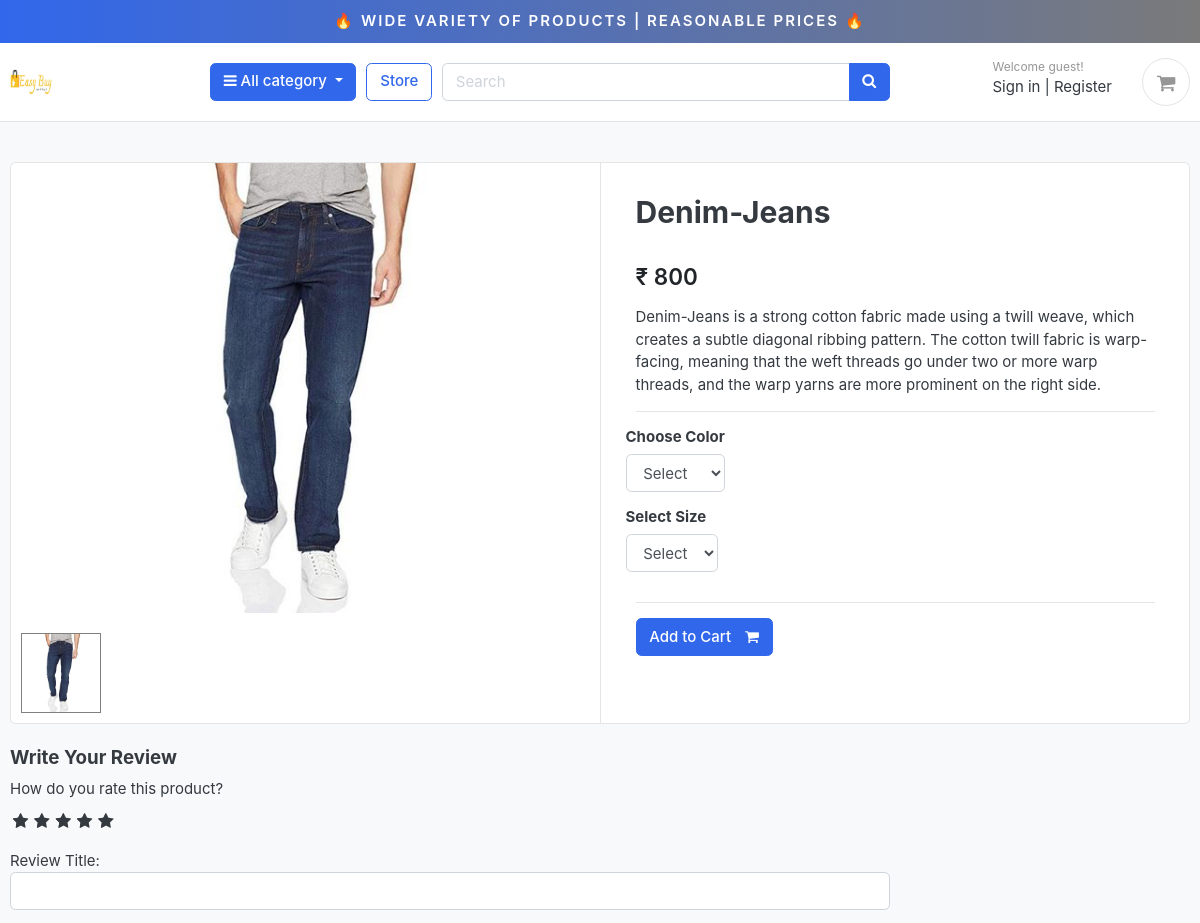
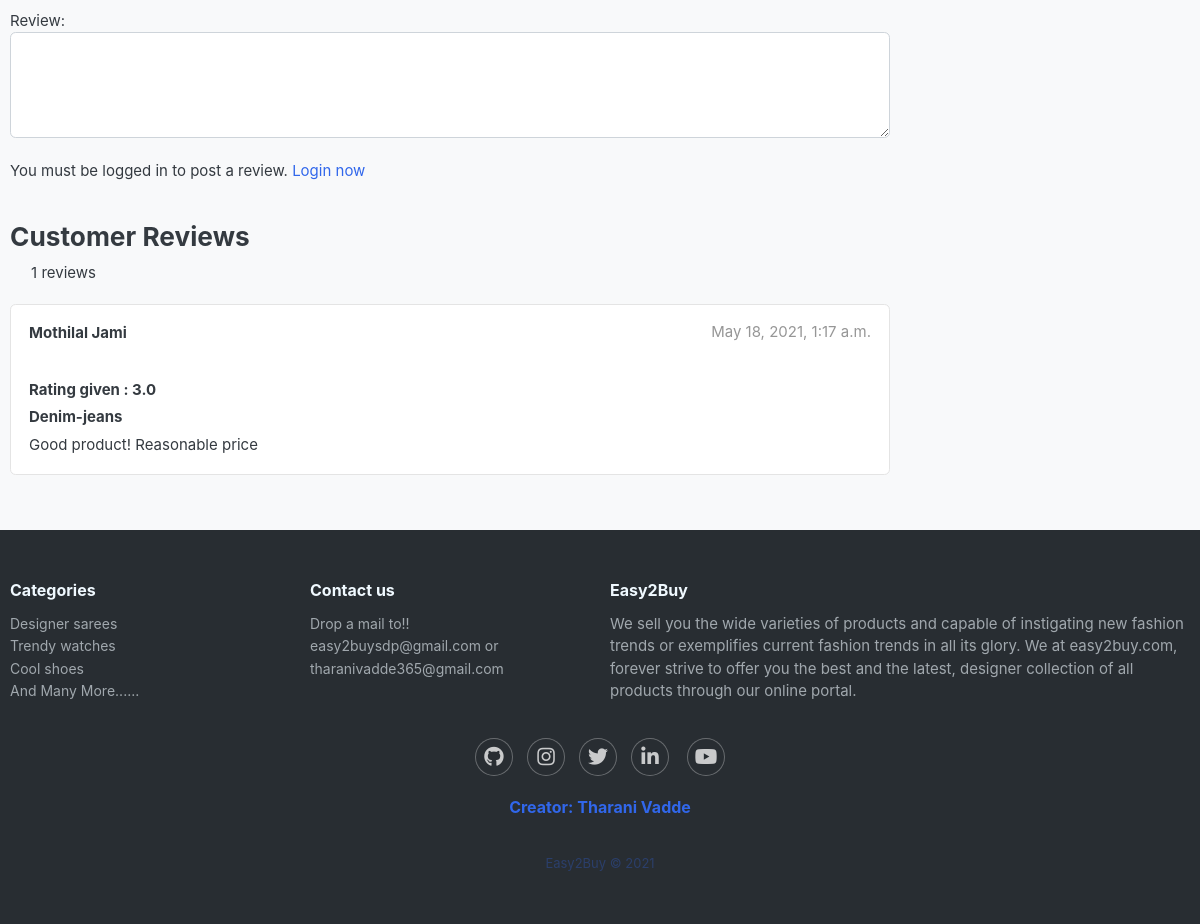
/store/category/jeans/atx-jeans/, run on the app's committed database (2 pictures, top to bottom).
### store/models.py (models this page shows, shortened)
class Product(models.Model):
    product_name    = models.CharField(max_length=200, unique=True)
    slug            = models.SlugField(max_length=200, unique=True)
    description     = models.TextField(max_length=500, blank=True)
    price           = models.IntegerField()
    images          = models.ImageField(upload_to='photos/products')
    stock           = models.IntegerField()
    is_available    = models.BooleanField(default=True)
    category        = models.ForeignKey(Category, on_delete=models.CASCADE)
    created_date    = models.DateTimeField(auto_now_add=True)
    modified_date   = models.DateTimeField(auto_now=True)
    def countReview(self):
        reviews = ReviewRating.objects.filter(product=self, status=True).aggregate(count=Count('id'))
        count = 0
        if reviews['count'] is not None:
            count = int(reviews['count'])
        return count

class ReviewRating(models.Model):
    product = models.ForeignKey(Product, on_delete=models.CASCADE)
    user = models.ForeignKey(Account, on_delete=models.CASCADE)
    subject = models.CharField(max_length=100, blank=True)
    review = models.TextField(max_length=500, blank=True)
    rating = models.FloatField()
    ip = models.CharField(max_length=20, blank=True)
    status = models.BooleanField(default=True)
    created_at = models.DateTimeField(auto_now_add=True)
    updated_at = models.DateTimeField(auto_now=True)

### accounts/models.py (models this page shows, shortened)
class Account(AbstractBaseUser):
    first_name      = models.CharField(max_length=50)
    last_name       = models.CharField(max_length=50)
    username        = models.CharField(max_length=50, unique=True)
    email           = models.EmailField(max_length=100, unique=True)
    phone_number    = models.CharField(max_length=50)
    date_joined     = models.DateTimeField(auto_now_add=True)
    last_login      = models.DateTimeField(auto_now_add=True)
    is_admin        = models.BooleanField(default=False)
    is_staff        = models.BooleanField(default=False)
    is_active        = models.BooleanField(default=False)
    is_superadmin        = models.BooleanField(default=False)
    USERNAME_FIELD = 'email'
    REQUIRED_FIELDS = ['username', 'first_name', 'last_name']
    objects = MyAccountManager()
    def full_name(self):
        return f'{self.first_name} {self.last_name}'

### store/views.py (the view)
# urls.py: path('category/<slug:category_slug>/<slug:product_slug>/', views.product_detail, name='product_detail'),
def product_detail(request, category_slug, product_slug):
    try:
        single_product = Product.objects.get(category__slug=category_slug, slug=product_slug)
        in_cart = CartItem.objects.filter(cart__cart_id=_cart_id(request), product=single_product).exists()
    except Exception as e:
        raise e
    if request.user.is_authenticated:
        try:
            orderproduct = OrderProduct.objects.filter(user=request.user, product_id=single_product.id).exists()
        except OrderProduct.DoesNotExist:
            orderproduct = None
    else:
        orderproduct = None
    reviews = ReviewRating.objects.filter(product_id=single_product.id, status=True)
    product_gallery = ProductGallery.objects.filter(product_id=single_product.id)
    context = {
        'single_product': single_product,
        'in_cart'       : in_cart,
        'orderproduct': orderproduct,
        'reviews': reviews,
        'product_gallery': product_gallery,
    }
    return render(request, 'store/product_detail.html', context)

### carts/views.py (called while the page is built)
def _cart_id(request):
    cart = request.session.session_key
    if not cart:
        cart = request.session.create()
    return cart

### category/context_processors.py (called while the page is built)
def menu_links(request):
    links = Category.objects.all()
    return dict(links=links)

### category/models.py (called while the page is built)
    def get_url(self):
            return reverse('products_by_category', args=[self.slug])

### store/models.py (called while the page is built)
    def colors(self):
        return super(VariationManager, self).filter(variation_category='color', is_active=True)

    def sizes(self):
        return super(VariationManager, self).filter(variation_category='size', is_active=True)

### templates/store/product_detail.html (shortened to what this page needs)
{% extends 'base.html' %} {% load static %} {% block content %}
<section class="section-content padding-y bg">
  <div class="container">
    <div class="card">
      <div class="row no-gutters">
        <aside class="col-md-6">
          <article class="gallery-wrap">
            <div class="img-big-wrap mainImage">
              <center><img src="{{ single_product.images.url }}" /></center>
            </div>
          </article>
          <ul class="thumb">
            <li>
              <a href="{{ single_product.images.url }}" target="mainImage"><img src="{{ single_product.images.url }}"
                  alt="Product Image" /></a>
            </li>
          </ul>
        </aside>
        <main class="col-md-6 border-left">
          <form action="{% url 'add_cart' single_product.id %}" method="POST">
            <article class="content-body">
              <h2 class="title">{{ single_product.product_name }}</h2>
              <div class="rating-star">
                <span>
                </span>
              </div>
              <div class="mb-3">
                <var class="price h4">₹ {{single_product.price}}</var>
              </div>
              <p>{{ single_product.description }}</p>
              <hr />
              <div class="row">
                <div class="item-option-select">
                  <h6>Choose Color</h6>
                  <select name="color" class="form-control" required>
                    <option value="" disabled selected>Select</option>
                  </select>
                </div>
              </div>
              <div class="row">
                <div class="item-option-select">
                  <h6>Select Size</h6>
                  <select name="size" class="form-control" required>
                    <option value="" disabled selected>Select</option>
                  </select>
                </div>
              </div>
              <hr />
              {% if single_product.stock <= 0 %} <h5 class="text-danger">Out of Stock</h5>
                {% else %}
                <button type="submit" class="btn btn-primary">
                  <span class="text">Add to Cart</span>
                  <i class="fa fa-shopping-cart"></i>
                </button>
                {% endif %}
            </article>
          </form>
        </main>
      </div>
    </div>
    <br />
    <div class="row">
      <div class="col-md-9">
        <form action="{% url 'submit_review' single_product.id %}" method="POST">
          <h5>Write Your Review</h5>
          <div>
            <label>How do you rate this product?</label>
            <br />
            <div class="rate">
              <input type="radio" name="rating" id="rating10" value="5" required /><label for="rating10"
                title="5"></label>
              <input type="radio" name="rating" id="rating8" value="4" required /><label for="rating8"
                title="4"></label>
              <input type="radio" name="rating" id="rating6" value="3" required /><label for="rating6"
                title="3"></label>
              <input type="radio" name="rating" id="rating4" value="2" required /><label for="rating4"
                title="2"></label>
              <input type="radio" name="rating" id="rating2" value="1" required /><label for="rating2"
                title="1"></label>
            </div>
            <br />
            Review Title:
            <input type="text" class="form-control" name="subject" />
            <br />
            Review:
            <textarea name="review" rows="4" class="form-control"></textarea>
            <br />
            {% if user.is_authenticated %}
            {% if orderproduct %}
            <input type="submit" value="Submit Review" class="btn btn-primary">
            {% else %}
            <p>You must purchase this product to post a review.</p>
            {% endif %}
            {% else %}
            <p>You must be logged in to post a review. <span><a href="{% url 'login' %}">Login now</a></span></p>
            {% endif %}
          </div>
        </form>
        <br />
        <header class="section-heading">
          <h3>Customer Reviews</h3>
          <div class="rating-star">
            <span>
              <span>{{single_product.countReview}} reviews</span>
            </span>
          </div>
        </header>
        {% for review in reviews %}
        <article class="box mb-3">
          <div class="icontext w-100">
            <div class="text">
              <span class="date text-muted float-md-right">{{review.updated_at}}
              </span>
              <h6 class="mb-1">{{review.user.full_name}}</h6>
              <div class="rating-star">
                <span>
                </span>
              </div>
            </div>
          </div>
          <div class="mt-3">
            <h6>Rating given : {{review.rating}}</h6>
            <h6>{{review.subject}}</h6>
            <p>{{review.review}}</p>
          </div>
        </article>
        {% endfor %}
      </div>
    </div>
  </div>
</section>
{% endblock %}

### myecommerce/static/css/ui.css (style rules this page uses)
html { font-family: "Inter", sans-serif; font-size: 15px; }
.content-body { flex: 1 1 auto; padding: 2rem 2.3rem; }
.padding-y { padding-top: 40px; padding-bottom: 40px; }
var { font-style: normal; }
article:after, .form-group:after { display: block; clear: both; content: ""; }
.bg { background-color: #f8f9fa; }
.section-heading { margin-bottom: 20px; margin-top: 15px; }
p:last-child { margin-bottom: 0; }
.btn .text + i { margin-left: 10px; }
.icontext { display: inline-flex; align-items: center; vertical-align: middle; }
.icontext .text { width: 100%; line-height: 1.2; }
.price { font-weight: 600; color: #212529; }
.box { padding: 18px; background: #fff; border-radius: 0.37rem; border: 1px solid #e4e4e4; }
.gallery-wrap .img-big-wrap { margin-bottom: 10px; border-radius: 0.37rem; overflow: hidden; background-color: #fff; }
.gallery-wrap .img-big-wrap img { height: 450px; width: auto; display: inline-block; }
.item-option-select { margin-bottom: 1rem; display: inline-block; margin-right: 15px; }

### myecommerce/static/css/custom.css (style rules this page uses)
.rate { display: inline-block; border: 0; }
.rate > label { float: right; }
.rate > label:before { display: inline-block; font-size: 1.1rem; font-family: FontAwesome; content: "\f005"; margin: 0; padding: 0.3rem 0.2rem; cursor: pointer; }
ul.thumb { margin: 0 auto; padding: 0; float: left; }
ul.thumb li { list-style: none; margin: 10px; }
ul.thumb li img { width: 80px; height: 80px; border: 1px solid grey; }

### data on the page
Product: images (picture), product_name "Denim-Jeans", price "800", description "Denim-Jeans is a strong cotton fabric made using a twill weave, which creates a subtle diagonal ribbing pattern. The cotton twill fabric is warp-facing, meaning that the weft threads go under two or more warp threads, and the warp yarns are more prominent on the right side.", countReview "1"
ReviewRating: updated_at "May 18, 2021, 1:17 a.m.", user.full_name "Mothilal Jami", rating "3.0", subject "Denim-jeans", review "Good product! Reasonable price"
